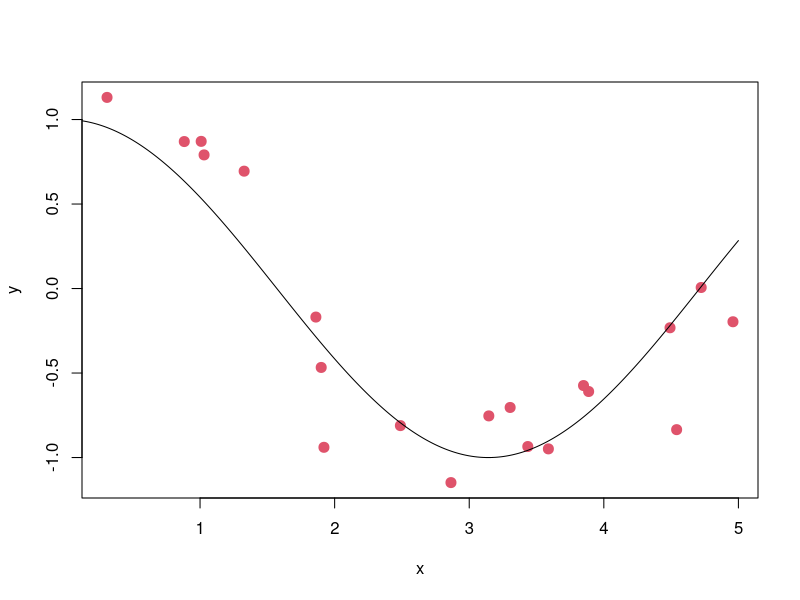
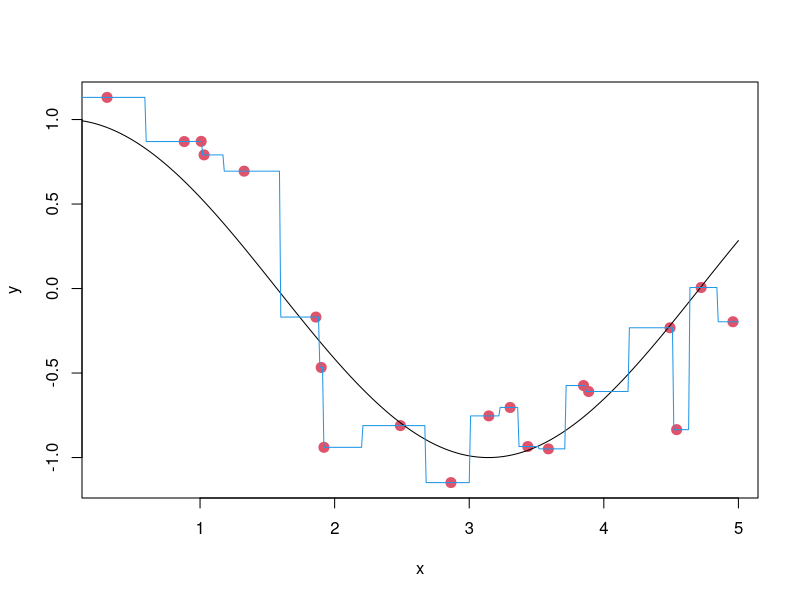
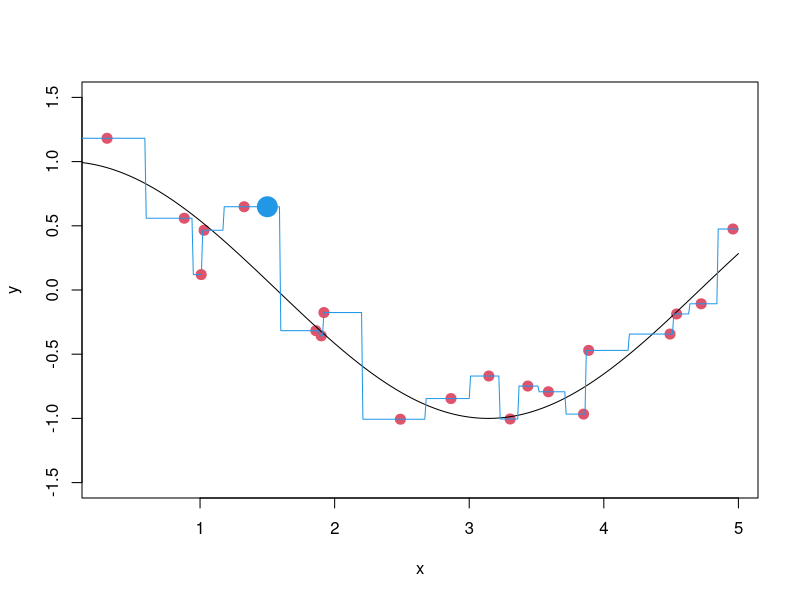
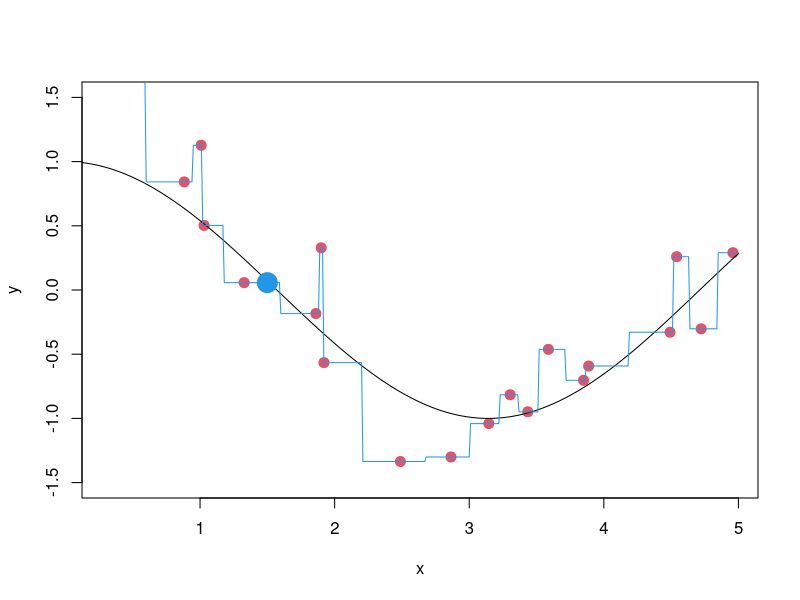
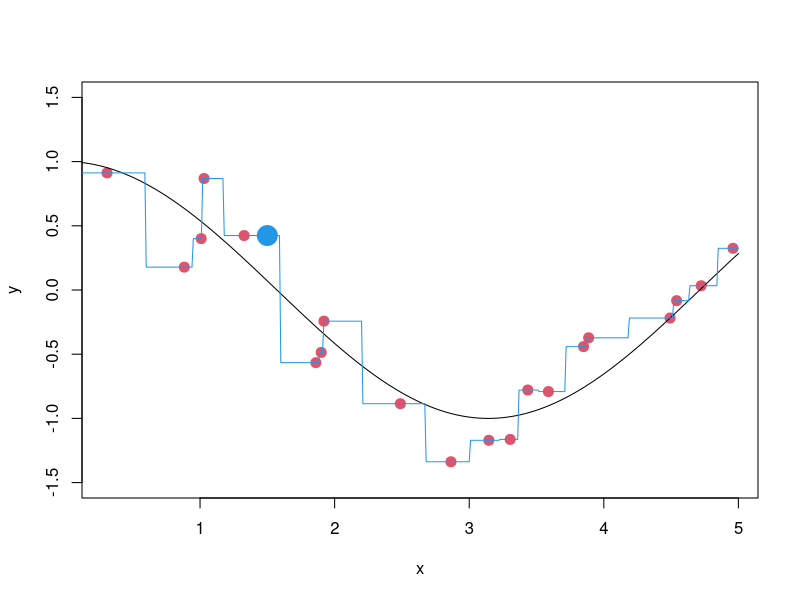
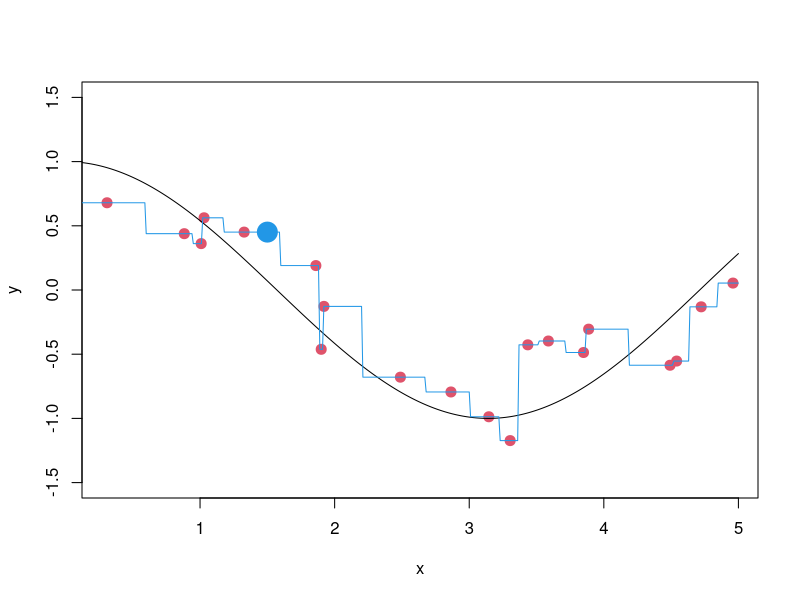
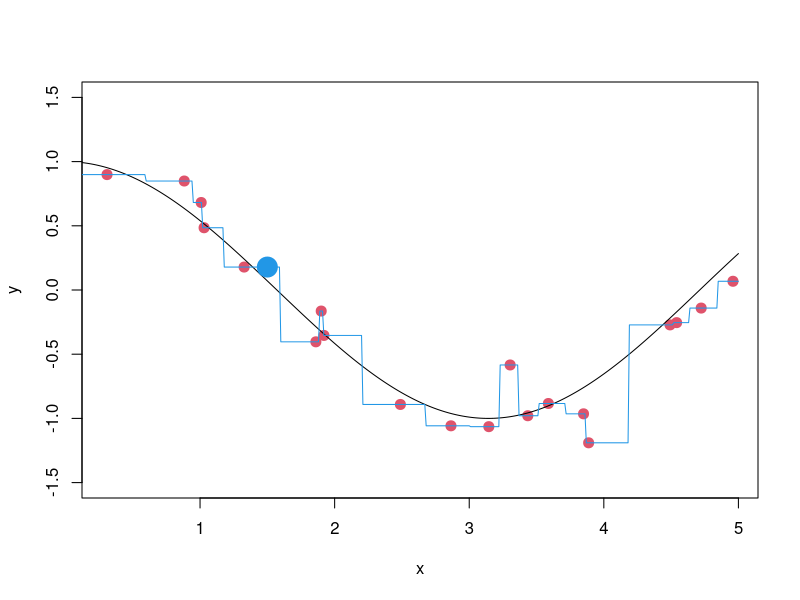
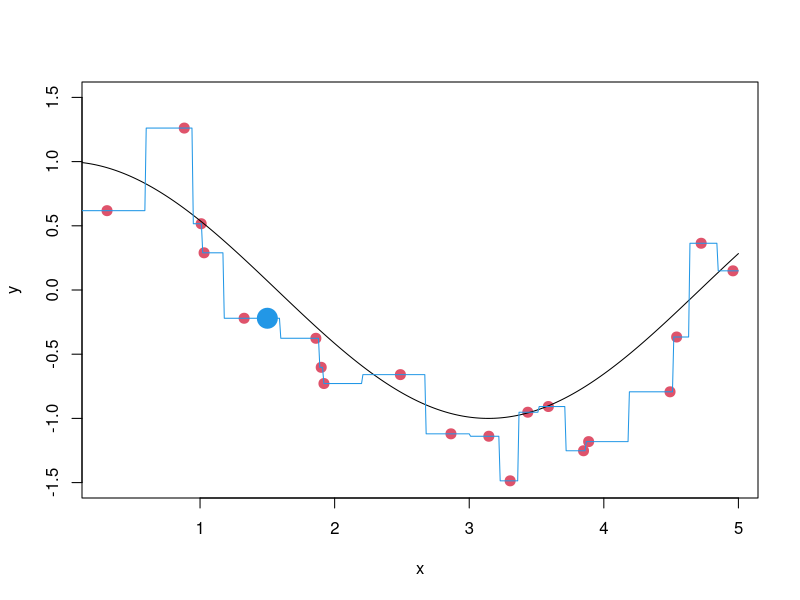

Generate these figures, in order, with R:
# R code to illustrate K-nearest neighbors (KNN) regression and the bias-variance tradeoff
# This code accompanies Lecture 3: Measuring performance.
#
# Author: Jeffrey W. Miller
# Date: Jan 30, 2019.
# Revised: Jan 31, 2019.  Changes: 0.3 -> sigma, replot points, Sys.sleep(0.1) to refresh plots, clarified comments/names, augment bias-variance illustration.

# KNN regression algorithm (for univariate x's)
#   x0 = new point at which to predict y
#   x = (x_1,...,x_n) = vector of training x's
#   y = (y_1,...,y_n) = vector of training y's
#   K = number of neighbors to use
#   y0_hat = predicted value of y at x0
KNN = function(x0, x, y, K) {
    distances = abs(x - x0)  # Euclidean distance between x0 and each x_i
    o = order(distances)  # order of the training points by distance from x0 (nearest to farthest)
    y0_hat = mean(y[o[1:K]])  # take average of the y values of the K nearest training points
    return(y0_hat)  # return predicted value of y
}

# Simulate a dataset with univariate x's
set.seed(1)  # set random number generator
n = 20  # number of samples
x = 5*runif(n)  # simulate training x's uniformly on the interval [0,5]
sigma = 0.3  # standard deviation of the noise
f = function(x) { cos(x) }  # true relationship between x and y
y = f(x) + sigma*rnorm(n)  # simulate training y's by adding N(0, sigma^2) noise to f(x)
plot(x,y,col=2,pch=20,cex=2)  # plot training data
x_grid = seq(from=0, to=5, by=0.01)  # grid of x values at which to plot true and predicted y values
lines(x_grid,f(x_grid))  # plot true y values for the grid

# Run KNN to predict y at each point on the grid of x values
K = 1  # number of neighbors to use
y_grid_hat = sapply(x_grid, function(x0) { KNN(x0, x, y, K) })  # run KNN at each x in the grid
plot(x,y,col=2,pch=20,cex=2)  # plot training data
lines(x_grid,f(x_grid))  # plot true y values for the grid
lines(x_grid,y_grid_hat,col=4)  # plot predicted y values for the grid

# Bias-variance tradeoff
K = 1  # number of neighbors to use
x0 = 1.5  # value of x at which to make a prediction
n_datasets = 10000  # number of data sets to simulate, to approximate expectations over the training Y's
y0_hat = rep(0,n_datasets)  # initialize vector of zeros to hold predicted y values at x0
y0 = rep(0,n_datasets)  # initialize vector of zeros to hold true y values at x0
for (i in 1:n_datasets) {
    y = f(x) + sigma*rnorm(n)  # simulate training y's
    y0[i] = f(x0) + sigma*rnorm(1)  # simulate true y value at x0
    y0_hat[i] = KNN(x0, x, y, K)  # predicted value of y at x0
    if (i <= 50) {
        plot(x,y,col=2,pch=20,cex=2,ylim=c(-1.5,1.5))  # plot training data
        lines(x_grid,f(x_grid))  # plot true y values for the grid
        y_grid_hat = sapply(x_grid, function(x0) { KNN(x0, x, y, K) })  # run KNN at each x in the grid
        lines(x_grid,y_grid_hat,col=4)  # plot predicted y values for the grid
        points(x0,y0_hat[i],pch=20,cex=4,col=4)  # plot predicted value of y at x0
        Sys.sleep(0.1)
        # readline()  # Wait for <Enter> to continue
    }
}
bias = mean(y0_hat) - f(x0)  # bias of KNN predictions at x0
variance = var(y0_hat)  # variance of KNN predictions at x0
noise = sigma^2  # variance of the noise at x0

bias^2 + variance + noise  # bias-variance representation of test MSE at x0
mean((y0_hat - y0)^2)  # test MSE at x0
# Do you get exactly the same number for the preceding two lines?  Does that make sense?  Why or why not?                                            



